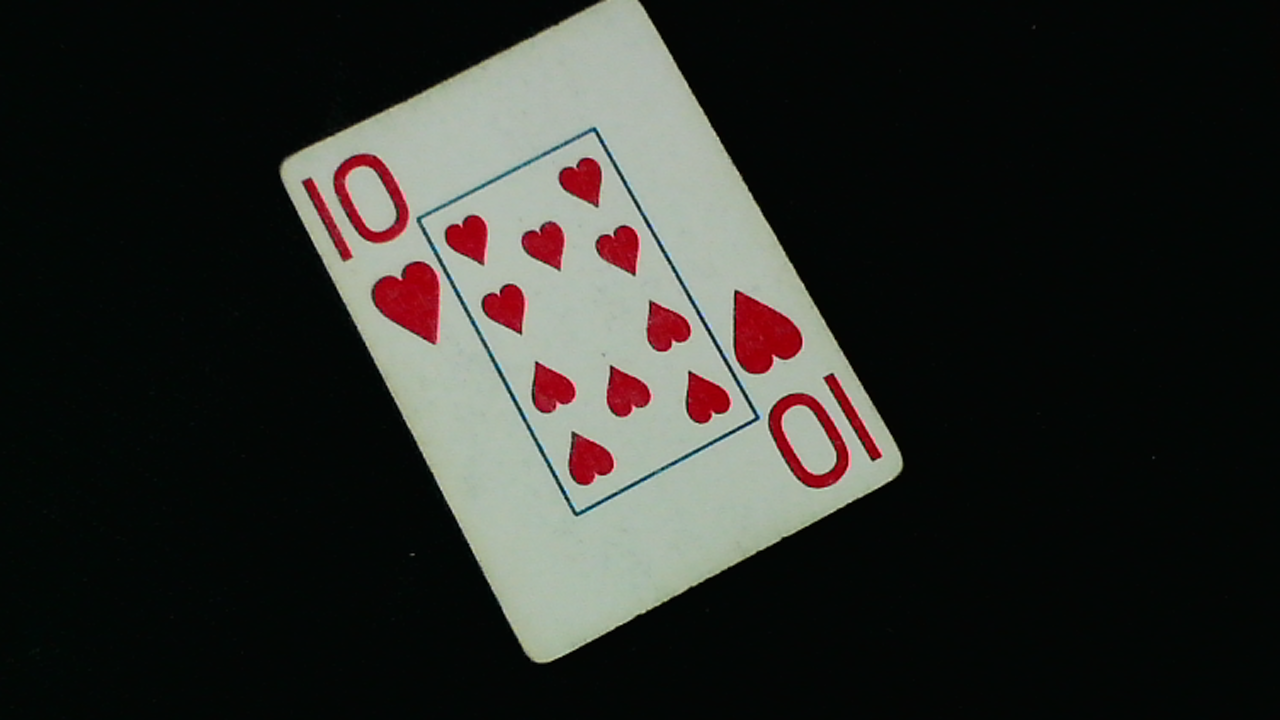
#> input picture card_10h_pips_bounded.png, 1280 x 720 px, given in place of the camera
$ python Lyle_Gu_P4.py
#> lines starting #> are read from the running program, lines starting #| are printed output that depends on the picture; after the words box and inside, x2 and y2 are one past the last pixel; in counts of white or black regions, pixels touching at a corner belong together
#> the answer given: 1
#> further down, f is the input picture: shape (720, 1280, 3); mean B, G, R 41.2, 45, 44.5
# clear; close all; clc;
import os
import glob
import time
import cv2
import numpy as np
import matplotlib.pyplot as plt

os.chdir(os.path.dirname(os.path.abspath(__file__)))   # work from the script's folder

# ---------------
# %% Settings
ZOOM_PCT = 70        # 1.7 zoom
CAM_W, CAM_H = 1280, 720   # webcam resolution, default is 640 x 480
AVG_FRAMES = 10      # number of frames averaged for the picture
FOCUS = 70           # manual focus, 0 - 255, found with capture_cards.py
saveDir = 'captures'

def zoom(img):
    # Just artifically zooming in the webcam on the setup, not actual detection processing yet
    # basically crops to center
    h, w = img.shape[:2]
    s = 1 + ZOOM_PCT / 100
    ch, cw = round(h / s), round(w / s)
    y, x = (h - ch) // 2, (w - cw) // 2
    return cv2.resize(img[y:y + ch, x:x + cw], (w, h), interpolation=cv2.INTER_CUBIC)
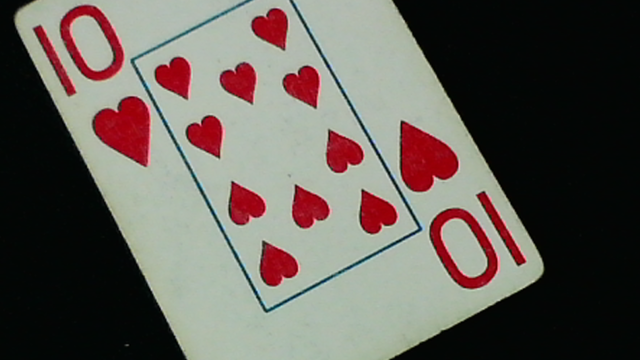
#> returned value: shape (720, 1280, 3) (shown at 1/2 size); mean of channels 0, 1, 2 87.3, 93.6, 99.5; drawn as B, G, R

# ---------------
print('1. Acquire from Webcam')
print('2. Read from File')
choice = input('Choose option:  ').strip()

if choice == '1':
    # spacebar = take picture, q = quit
    cap = cv2.VideoCapture(0, cv2.CAP_DSHOW)
    if not cap.isOpened():
        raise SystemExit('Could not open camera')
    cap.set(cv2.CAP_PROP_FRAME_WIDTH, CAM_W)    # more pixels on the card
    cap.set(cv2.CAP_PROP_FRAME_HEIGHT, CAM_H)
    cap.set(cv2.CAP_PROP_AUTOFOCUS, 0)      # fixed focus, set after the resolution since changing it can reset the focus
    cap.set(cv2.CAP_PROP_FOCUS, FOCUS)
    while True:
        # asked ai to help me create settings for capture from webcam
        ok, f = cap.read()
        f = zoom(f)
        cv2.putText(f, 'SPACE = take picture   q = quit', (10, 30),
                    cv2.FONT_HERSHEY_SIMPLEX, 0.8, (0, 255, 0), 2)
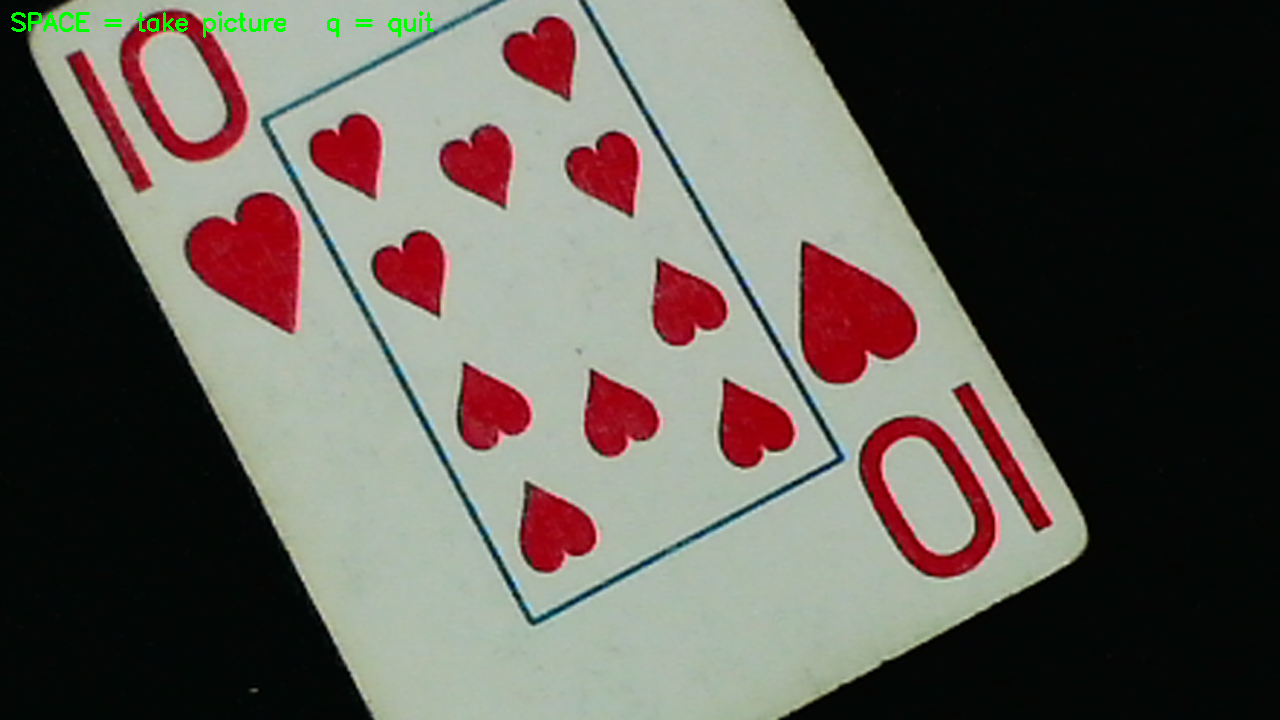
#> f: shape (720, 1280, 3); 0.26% of pixels changed, all inside (x1, y1, x2, y2) = (11, 11, 434, 38)
        cv2.imshow('Preview', f)
        key = cv2.waitKey(1) & 0xFF
#> (key q is pressed here)
        if key == ord(' '):
            break
        if key == ord('q'):
#> (the run stopped early here; a loop or call above may not have finished)

$ run again, on card_2h_pips_bounded.png
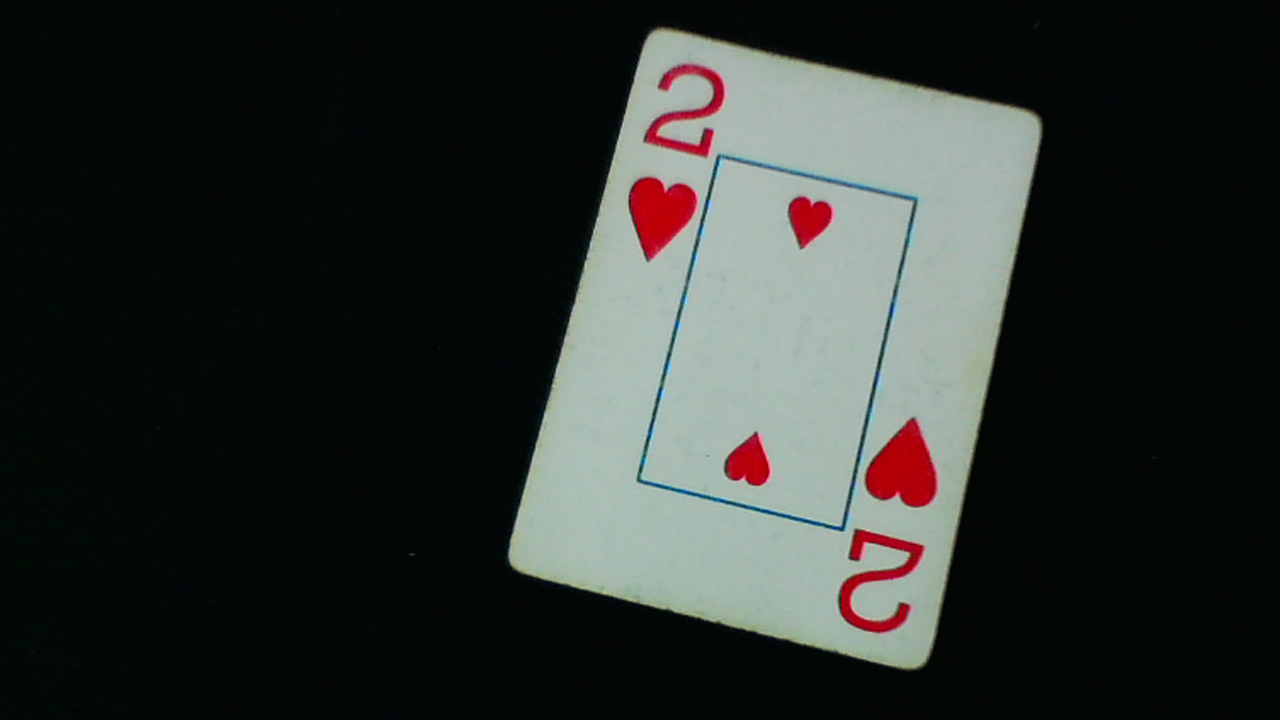
#> input picture card_2h_pips_bounded.png, 1280 x 720 px, given in place of the camera
#> f is the input picture: shape (720, 1280, 3); mean B, G, R 46, 49.1, 44.3
#> in zoom, `return cv2.resize(img[y:y + ch, x:x + cw], (w, h), interpolation=cv2.I..`:
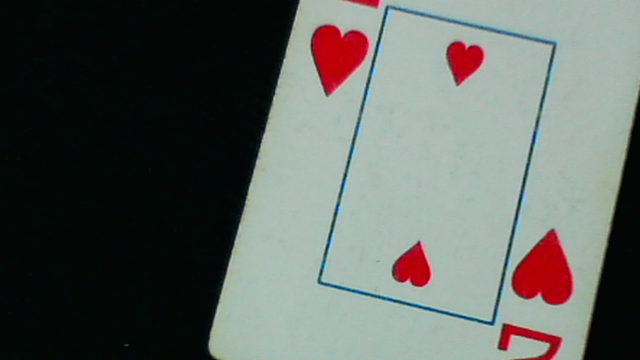
#> returned value: shape (720, 1280, 3) (shown at 1/2 size); mean of channels 0, 1, 2 96.2, 100.5, 95.5; drawn as B, G, R
#> `cv2.putText(f, 'SPACE = take picture   q = quit', (10, 30), cv2.FONT_H..`:
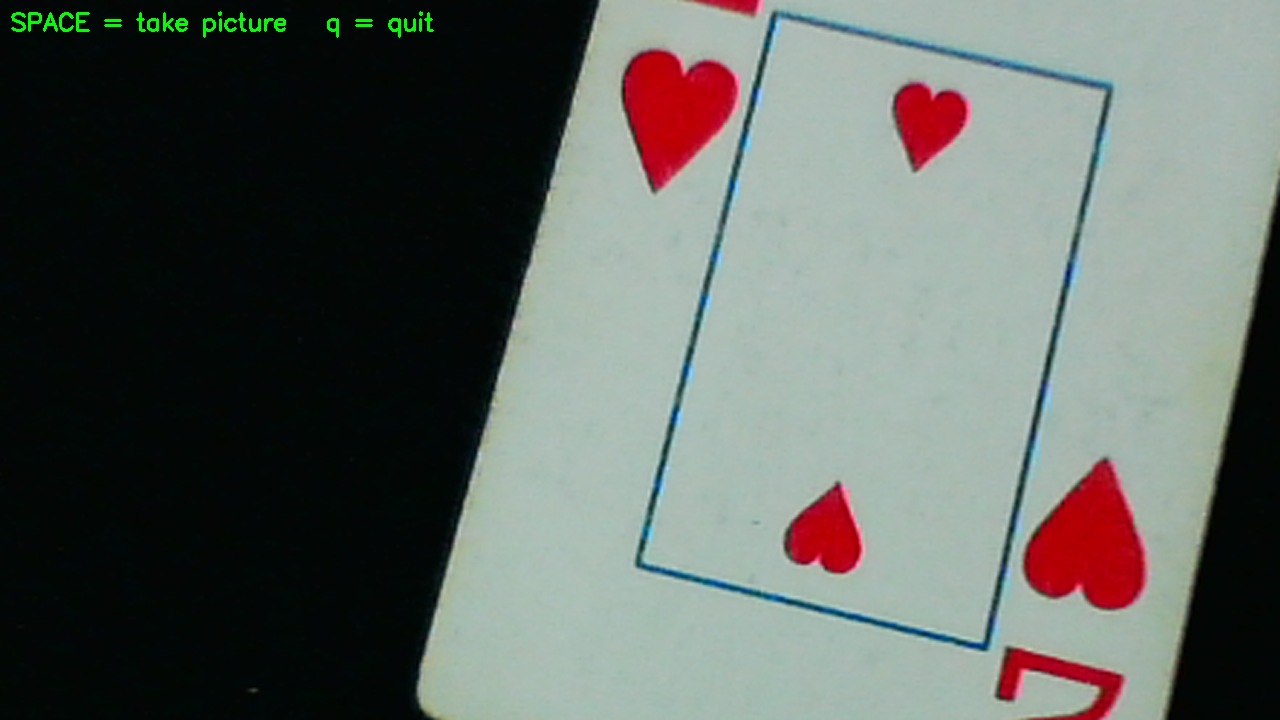
#> f: shape (720, 1280, 3); 0.26% of pixels changed, all inside (x1, y1, x2, y2) = (11, 11, 434, 38)

$ run again, on card_10s.png
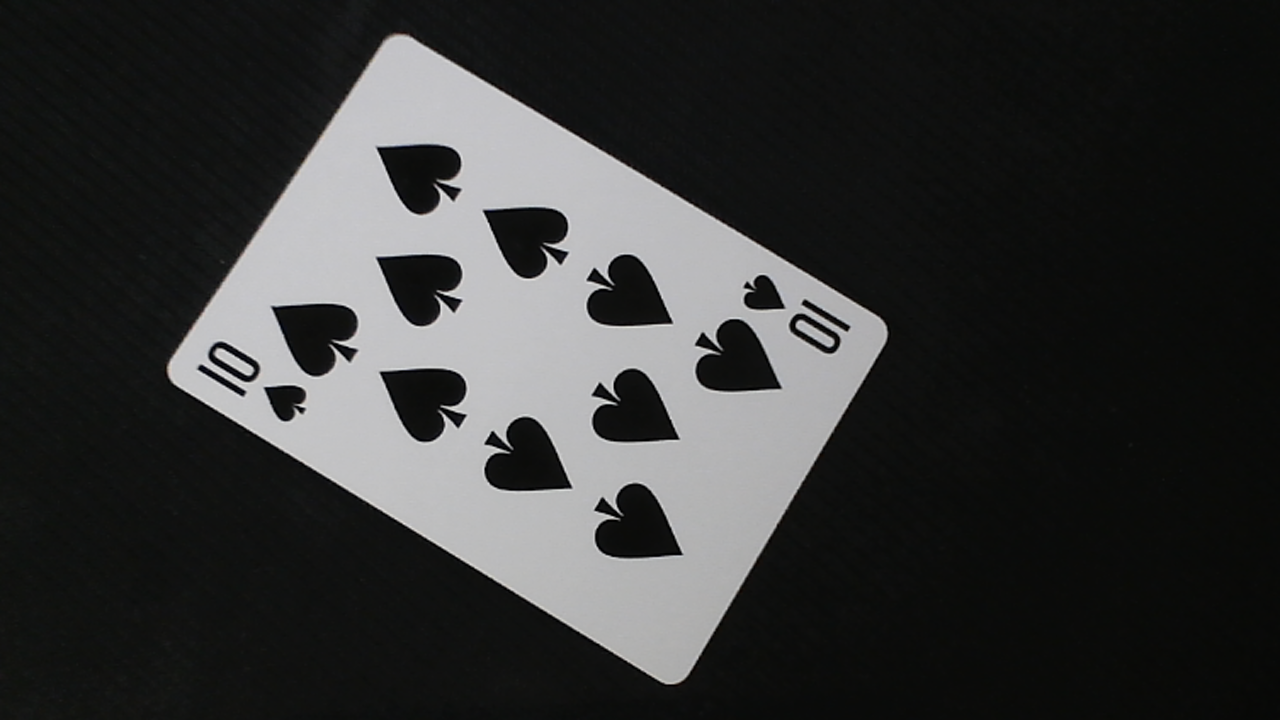
#> input picture card_10s.png, 1280 x 720 px, given in place of the camera
#> f is the input picture: shape (720, 1280, 3); mean B, G, R 53.4, 53.7, 53.1
#> in zoom, `return cv2.resize(img[y:y + ch, x:x + cw], (w, h), interpolation=cv2.I..`:
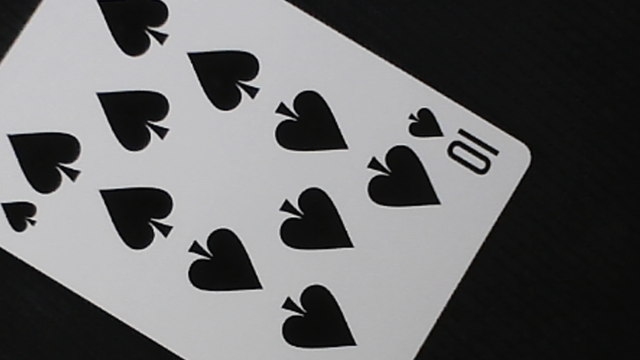
#> returned value: shape (720, 1280, 3) (shown at 1/2 size); mean of channels 0, 1, 2 103.7, 103.1, 102.8; drawn as B, G, R
#> `cv2.putText(f, 'SPACE = take picture   q = quit', (10, 30), cv2.FONT_H..`:
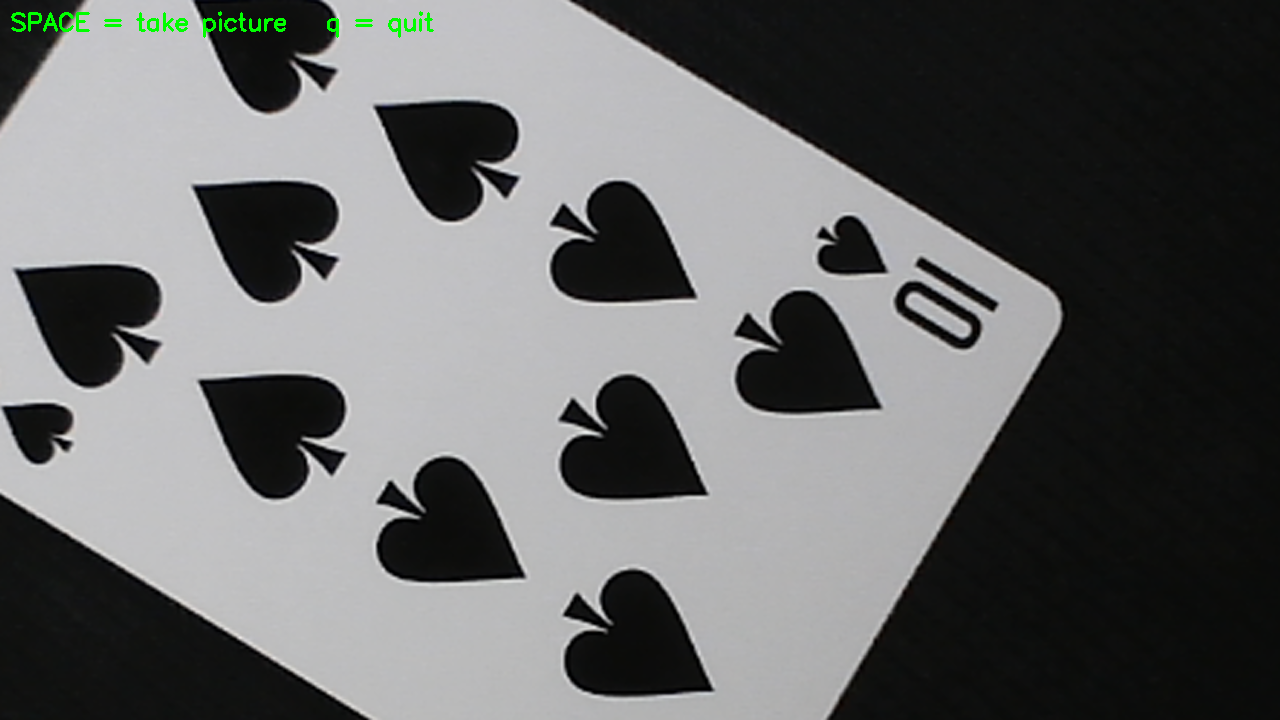
#> f: shape (720, 1280, 3); 0.26% of pixels changed, all inside (x1, y1, x2, y2) = (11, 11, 434, 38)
